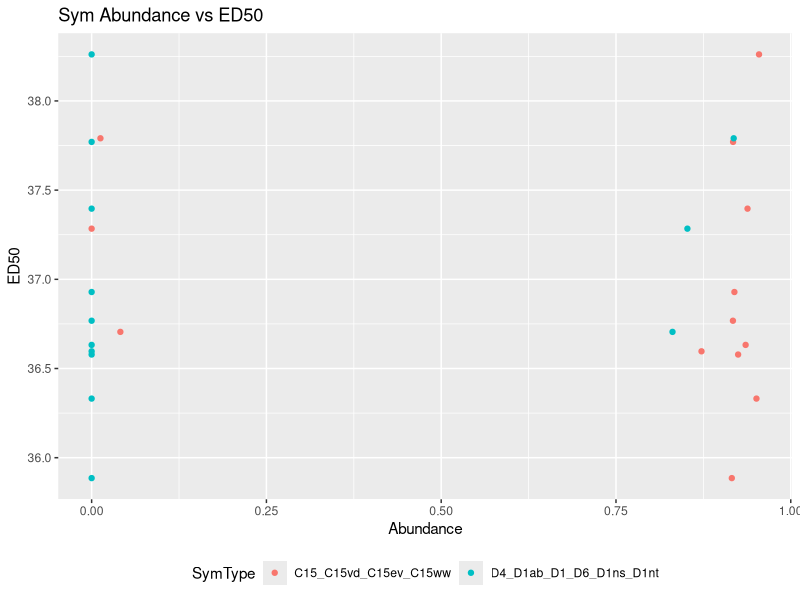
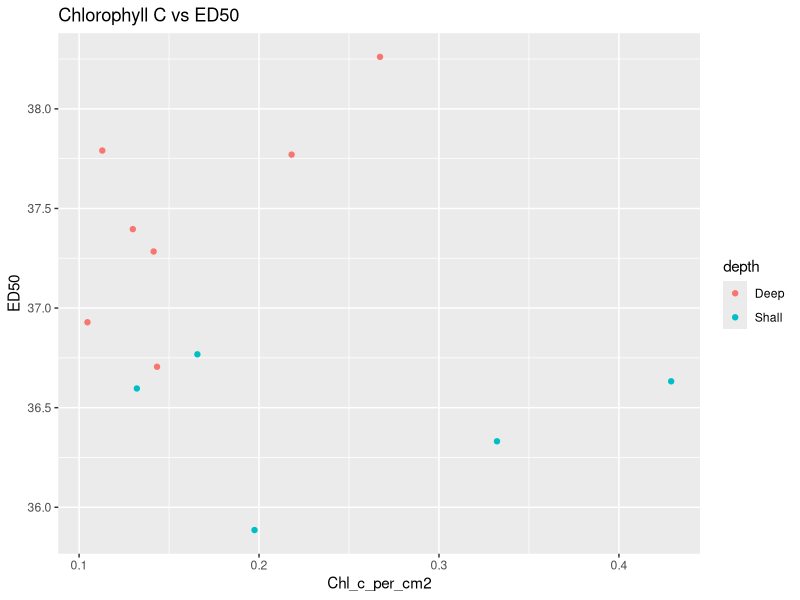
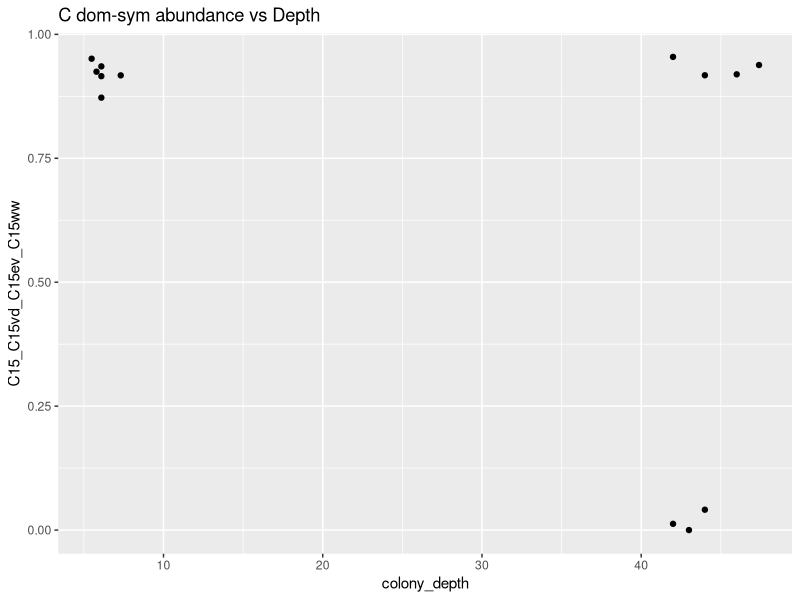
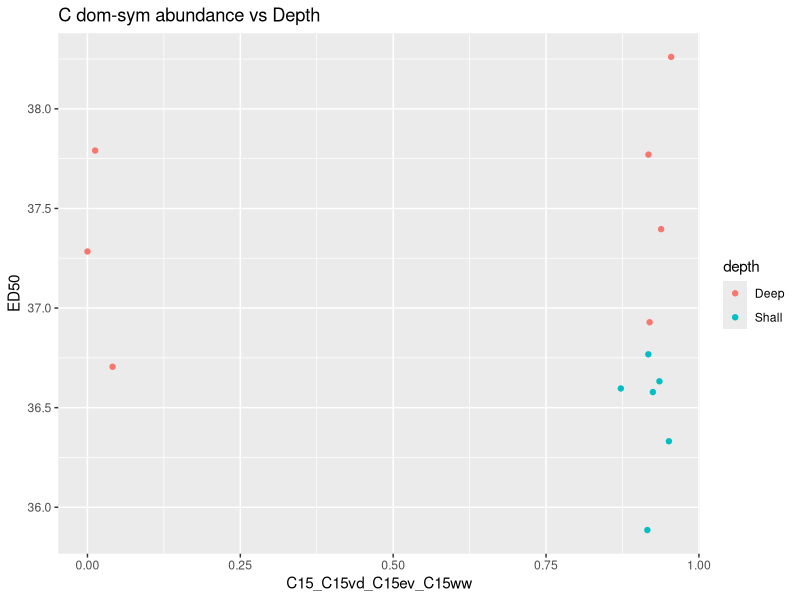
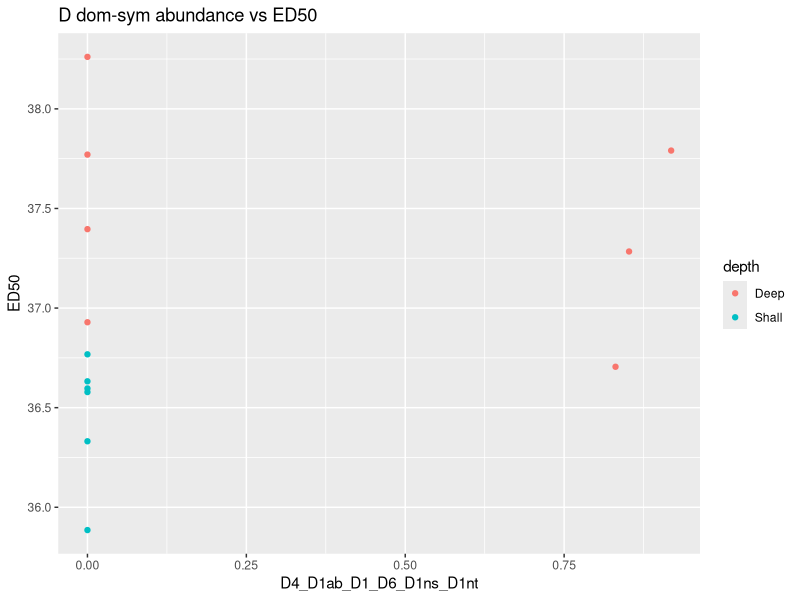
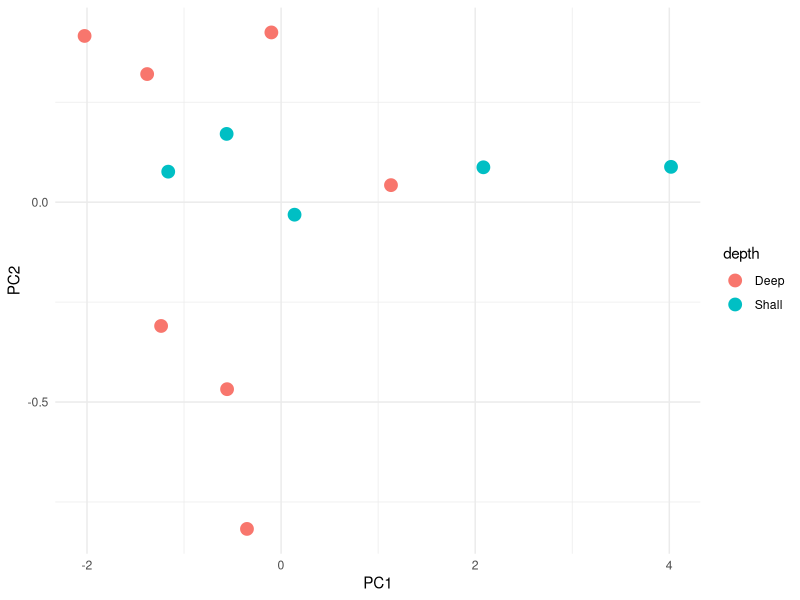

Source code (R) for these figures, in order:
## ---- chunk 1
knitr::opts_chunk$set(echo = TRUE)
## ---- chunk 2
library(tidyverse)
library(readxl)
## ---- chunk 3
EDs <- read_xlsx("data/PAM/ED_df_master.xlsx")

sample_data <- read_xlsx("data/frag_data/2023-AS_NMS_Mgris_collections.xlsx")

ITS2 <- read_xlsx("data/ITS2/ITS2_type_relabund.xlsx")

pigment <- read_xlsx("data/frag_data/pigment_per_cm2.xlsx")
## ---- chunk 4
metadata <- sample_data %>%
  select(Geno = Genotype, depth = Depth_Group, colony_depth = Colony_Depth_m, Sample_ID) %>%
  filter(!grepl("Deep_Extra", Sample_ID)) %>%
  filter(depth != "Midd") %>%
  select(depth_Geno = Sample_ID, colony_depth)

ITS2_abun <- ITS2 %>%
  select(sample_name, 
         C15_C15vd_C15ev_C15ww = `C15-C15vd-C15ev-C15ww`, 
         C3, 
         C3_C115d_C1 = `C3-C115d-C1`, 
         C15_C15vd_C15ev = `C15-C15vd-C15ev`, 
         D4_D1ab_D1_D6_D1ns_D1nt = `D4/D1ab-D1-D6-D1ns-D1nt`) %>%
  mutate(depth_Geno = substring(sample_name, first = 13))

pigment_df <- pigment %>%
  pivot_wider(names_from = Pigment, values_from = ug_cm2_pigment) %>%
  select(depth_Geno = Sample, Chl_a_per_cm2:Perid_per_cm2)
  

master_df <- EDs %>%
  left_join(metadata, by = "depth_Geno") %>%
  left_join(ITS2_abun, by = "depth_Geno") %>%
  left_join(pigment_df, by = "depth_Geno")
## ---- chunk 5
# Dom Syms 
dom_syms <- master_df %>% 
  select(depth_Geno, depth, ED50, colony_depth, C15_C15vd_C15ev_C15ww,
         D4_D1ab_D1_D6_D1ns_D1nt) %>%
  gather(key = "SymType", value = Abundance, -depth_Geno, -depth,
         -ED50, -colony_depth)

# Sym abundance
ggplot(dom_syms, aes(x = Abundance, y = ED50, color = SymType)) +
  geom_point() +
  theme(legend.position = "bottom") +
  ggtitle("Sym Abundance vs ED50")

# Chlorophyll C
ggplot(master_df, aes(x = Chl_c_per_cm2, y = ED50, color = depth)) +
  geom_point() +
  ggtitle("Chlorophyll C vs ED50")

# Colony Depth
ggplot(master_df, aes(x = colony_depth, y = C15_C15vd_C15ev_C15ww)) +
  geom_point() +
  ggtitle("C dom-sym abundance vs Depth")

ggplot(master_df, aes(x =  C15_C15vd_C15ev_C15ww, y = ED50, color = depth)) +
  geom_point() +
  ggtitle("C dom-sym abundance vs Depth")

ggplot(master_df, aes(x = D4_D1ab_D1_D6_D1ns_D1nt, y = ED50, color = depth)) +
  geom_point() +
  ggtitle("D dom-sym abundance vs ED50")
## ---- chunk 6
pca_df <- master_df %>%
  filter(depth_Geno != "Shall_05") %>% # has no pigment Data
  select(Chl_a_per_cm2, Chl_c_per_cm2, Perid_per_cm2)

pca_res <- prcomp(pca_df, scale. = TRUE, center = TRUE)

summary(pca_res)

loadings <- pca_res$rotation
scores   <- as.data.frame(pca_res$x)

scores <- bind_cols(
  master_df %>% 
    filter(depth_Geno != "Shall_05")%>%
    select(Geno, depth),scores)

ggplot(scores, aes(PC1, PC2, color = depth)) +
  geom_point(size = 4) +
  theme_minimal()

round(pca_res$rotation[,1:3], 3)
